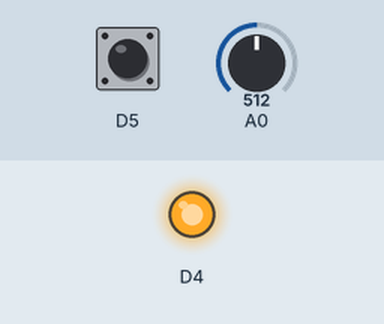
Recording of a program running on a simulated ESP8266 (Wemos D1 mini). Shown: output pins drawn as LEDs (lit = HIGH). Inputs (shaded band) come from the test bench; at power-on: D5 HIGH, A0 = 512.

Above: at 1.2 s.
1.3 s: D5 pulled LOW for 0.15 s
At 2.0 s:
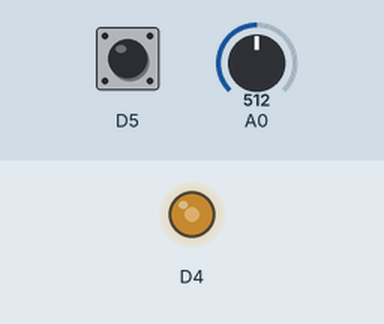
2.9 s: A0 set to 716
At 3.7 s:
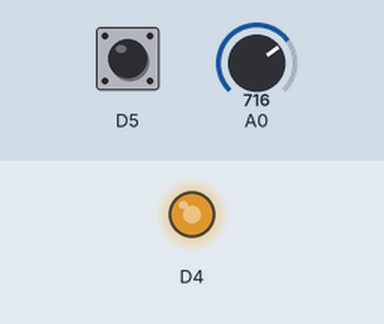
4.4 s: A0 set to 900
At 4.9 s:
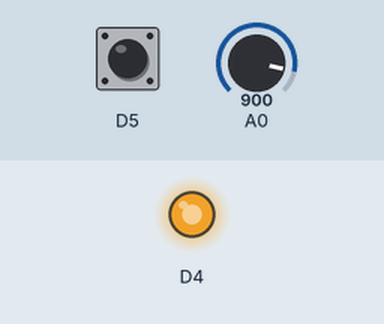
5.9 s: A0 set to 0
At 7.1 s:
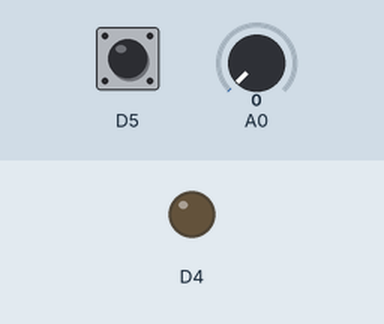
7.4 s: A0 set to 511
At 8.4 s:
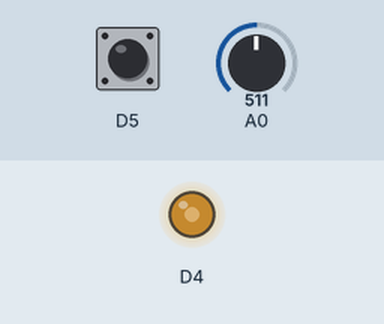
8.9 s: D5 pulled LOW for 1 s
At 10.3 s:
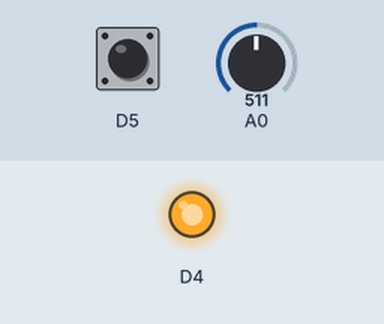
Timing chart, 0 to 11.9 s (numbered marks = the images above; inputs shaded):
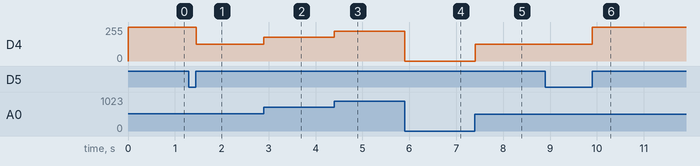

The program:

main.cpp
```cpp
//I, Cameron Randall, 000820614 guanantee that this is my work and my work only.

#include <Arduino.h>

//switch state
int lightSwitch = HIGH;
//persistant button state
int buttonSignal;


void setup() {
    // configure the USB serial monitor
  Serial.begin(115200);

  // configure pin D5 as digital input - this is the pushbutton
  pinMode(D5, INPUT_PULLUP);

  // configure pin D4 as a digital output - this is the LED
  pinMode(D4, OUTPUT);

  analogWriteRange(1023);
}

void loop() {;
  //read button signal
  int buttonRead = digitalRead(D5);

  //read analog/dimmer signal
  int iVal = analogRead(A0);
  //if button signal doesn't match saved button signal
  if (buttonRead != buttonSignal) {
    //set savged signal to current signal
    buttonSignal = buttonRead;
    //if saved signal is pressed
    if (buttonSignal == HIGH) {
      //invert flag
      lightSwitch = !lightSwitch;
    }
  }

  //turn light on or off based on switch
  if (lightSwitch) {
    analogWrite(D4, iVal);
  } else {
    digitalWrite(D4, HIGH);
  }

  delay(1);
}
```

Measured:
- after the input at 1.3 s, D4: 255/255 → 127/255 after 0.15 s
- after the input at 2.9 s, D4: 127/255 → 178/255 at once
- after the input at 4.4 s, D4: 178/255 → 224/255 at once
- after the input at 5.9 s, D4: 224/255 → 0/255 at once
- after the input at 7.4 s, D4: 0/255 → 127/255 at once
- after the input at 8.9 s, D4: 127/255 → 255/255 after 1.0 s
